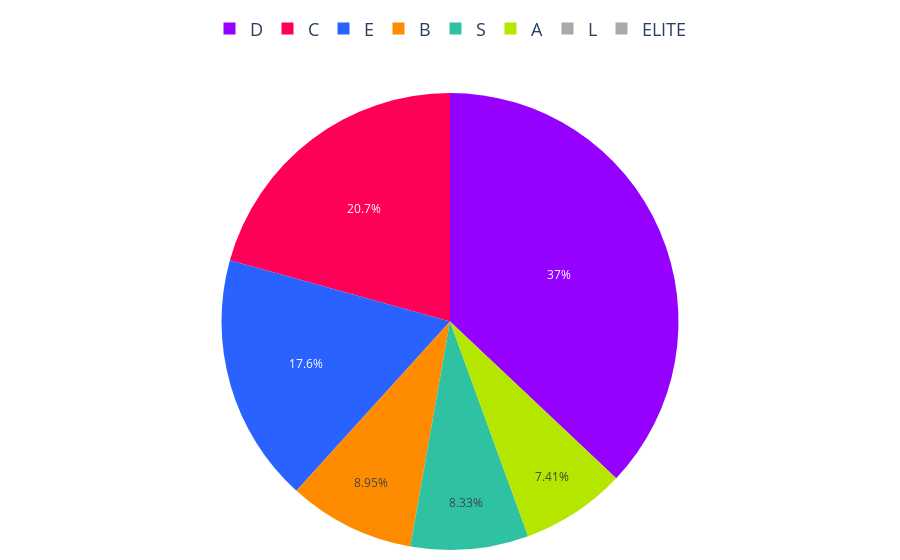

The code cell stored with this chart in its notebook:
### Code cell
orden_segmentos=["E", "D", "C", "B","A", "S", "L",'ELITE' ]

# Asegurar que la columna de segmentos tenga el orden deseado
resultados['segmento'] = pd.Categorical(resultados['segmento'], categories=orden_segmentos, ordered=True)

# Reordenar el DataFrame según el orden de los segmentos
resultados = resultados.sort_values('segmento', ascending=False)
segmentos = resultados['segmento']
porcentajes_totales = resultados['porcentaje_del_total']

# Definir los colores por clase
colores = ['#2962ff', '#9500ff', '#ff0059', '#ff8c00', '#b4e600', '#2EC2A2','#E50CB6','#4225CF','#2CBA4D']

# Crear un diccionario de colores con todos los segmentos, asignando gris a los que no tienen porcentaje
colores_segmentos = {segmento: colores[i] if segmento in segmentos.values else '#A9A9A9' 
                     for i, segmento in enumerate(orden_segmentos)}

# Crear lista de colores y valores en el orden especificado
colores_ordenados = [colores_segmentos.get(segmento, '#A9A9A9') for segmento in orden_segmentos]
valores_ordenados = [porcentajes_totales[segmentos == segmento].sum() if segmento in segmentos.values else 0 for segmento in orden_segmentos]

# Crear gráfico de pastel
fig = go.Figure(data=[go.Pie(
    labels=orden_segmentos, 
    values=valores_ordenados, 
    marker=dict(colors=colores_ordenados)
)])

# Configuración de texto dentro del gráfico
fig.update_traces(
    textinfo='percent',  # Mostrar porcentaje y etiquetas
    textposition='inside'     # Ubicar texto dentro de las secciones
)

# Configuración de la leyenda
fig.update_layout(
    margin=dict(l=10, r=10, t=10, b=10),  # Ajusta los márgenes
    legend=dict(                  # Personaliza la leyenda
        x=0.5,  # Posición horizontal centrada
        y=1.1,  # Posición vertical ajustada al top
        font=dict(size=18),  # Tamaño de la fuente
        xanchor='center',  # Ancla en el centro horizontal
        yanchor='bottom',  # Ancla en la parte inferior de la leyenda
        orientation='h'  # Cambiar orientación de la leyenda a horizontal
    ), autosize=True,
     xaxis=dict(tickangle=45),  # Ajusta el ángulo de los ticks en el eje X
    yaxis=dict(tickangle=45),   # Ajusta el ángulo de los ticks en el eje Y
    showlegend=True              # Mostrar la leyenda
)

# Exportar gráfica como archivo HTML
def guardar_grafico_como_html(fig, nombre_archivo, carpeta='assets/graficas'):
    if not os.path.exists(carpeta):
        os.makedirs(carpeta)
    
    # Configuración para desactivar herramientas no deseadas
    config = {
        'displaylogo': False,  # Ocultar el logo de Plotly
        'modeBarButtonsToRemove': [
            'toImage',       # Botón para guardar como imagen
            'select2d',      # Box select
            'lasso2d',       # Lasso select
            'resetScale2d',  # Reset Axes
        ]
    }
    # Exportar el gráfico con configuración
    pio.write_html(fig, f'{carpeta}/{nombre_archivo}.html', config=config)

# Exportar el gráfico
guardar_grafico_como_html(fig, 'g_pie_dist_propiedades_segmento_2022', carpeta='assets/graficas')

# Mostrar el gráfico
fig.show()

### Figure 1 — Plotly figure (JSON) as saved in the notebook; plotly's stock layout.template omitted (floating-point values rounded to 4 significant figures)
{"data": [{"labels": ["E", "D", "C", "B", "A", "S", "L", "ELITE"], "marker": {"colors": ["#2962ff", "#9500ff", "#ff0059", "#ff8c00", "#b4e600", "#2EC2A2", "#A9A9A9", "#A9A9A9"]}, "textinfo": "percent", "textposition": "inside", "type": "pie", "values": [17.59, 37.04, 20.68, 8.951, 7.407, 8.333, 0, 0]}], "layout": {"autosize": true, "legend": {"font": {"size": 18}, "orientation": "h", "x": 0.5, "xanchor": "center", "y": 1.1, "yanchor": "bottom"}, "margin": {"b": 10, "l": 10, "r": 10, "t": 10}, "showlegend": true, "xaxis": {"tickangle": 45}, "yaxis": {"tickangle": 45}}}
